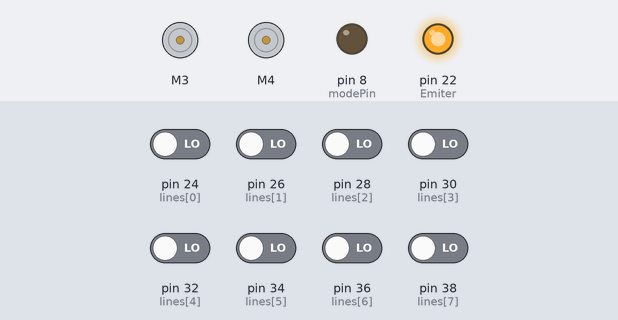
The sketch below on a simulated Arduino Mega 2560, built with avr-gcc and run on an emulated ATmega2560. Shown: 2 × DC motor (green arrow = forward, orange = backward, longer = faster), output pins drawn as LEDs (lit = HIGH). The inputs (shaded band) are chosen by the test bench; at power-on: pin 24 (lines[0]), pin 26 (lines[1]), pin 28 (lines[2]), pin 30 (lines[3]), pin 32 (lines[4]), pin 34 (lines[5]), pin 36 (lines[6]), pin 38 (lines[7]) LOW. What the sketch prints to the serial monitor is not drawn.

Above: at 1.8 s.
1.9 s: pin 36 (lines[6]) driven HIGH
At 3.0 s:
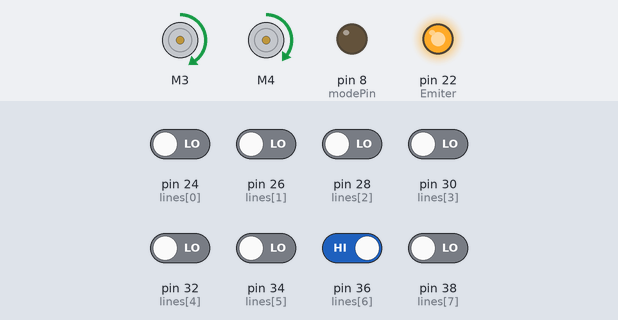
3.5 s: pin 38 (lines[7]) driven HIGH
At 4.3 s:
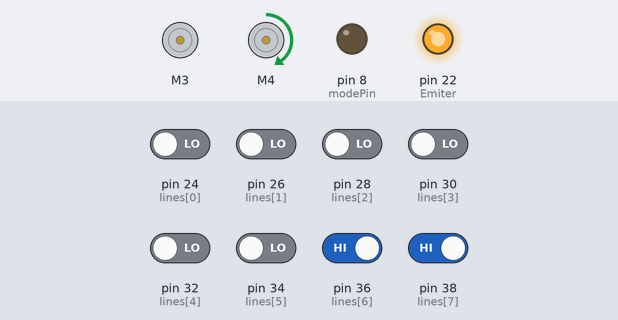
5.0 s: pin 38 (lines[7]) driven LOW
At 5.5 s:
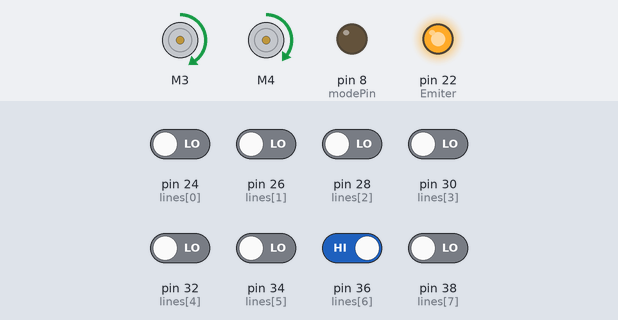
6.5 s: pin 24 (lines[0]) driven HIGH and pin 26 (lines[1]) driven HIGH and pin 28 (lines[2]) driven HIGH and pin 30 (lines[3]) driven HIGH and pin 32 (lines[4]) driven HIGH
At 6.8 s:
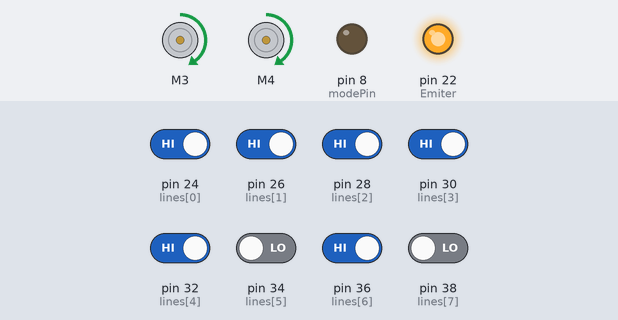
8.0 s: pin 30 (lines[3]) driven LOW
At 9.2 s:
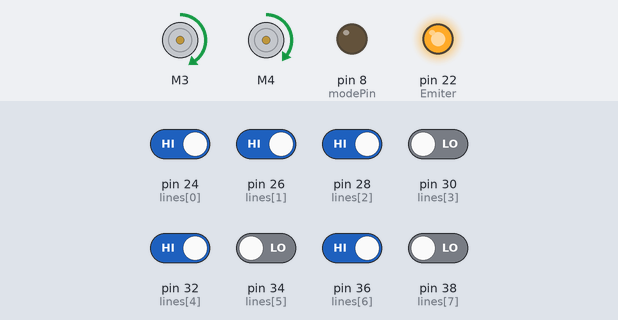
Timing chart, 0 to 10.5 s (numbered marks = the images above; inputs shaded):
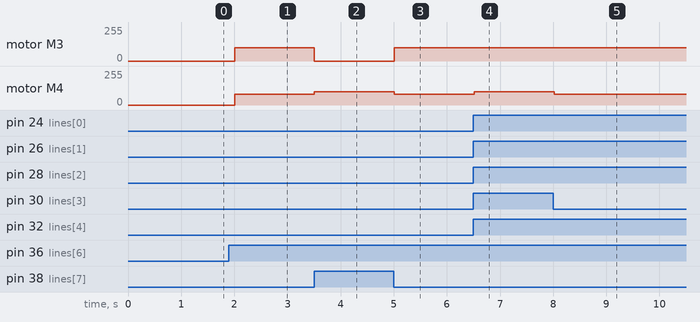

The sketch:

line_follower_v1.ino
```cpp
#include <AFMotor.h>

AF_DCMotor motorA(3);  // Motor connected to M1 port on HW130 motor shield
AF_DCMotor motorB(4);  // Motor connected to M2 port on HW130 motor shield

const unsigned int Emiter = 22;
const unsigned int lines[] = {24, 26, 28, 30, 32, 34, 36, 38};
const unsigned int numLines = sizeof(lines) / sizeof(lines[0]);

int modePin = 8;

void setup() {
  Serial.begin(9600);
  pinMode(Emiter, OUTPUT);
  digitalWrite(Emiter, HIGH);

  for (unsigned int i = 0; i < numLines; i++) {
    pinMode(lines[i], INPUT);
  }

  pinMode(modePin, OUTPUT);
}

void loop() {
  int values[numLines];

  for (unsigned int i = 0; i < numLines; i++) {
    values[i] = digitalRead(lines[i]);
    Serial.print(values[i]);
    Serial.print(" ");
  }

  Serial.println();

  // Proses pembacaan sensor dan kontrol motor
  lineFollower(values);

  delay(500);
}

void lineFollower(int sensorValues[]) {
  // Logika kontrol motor berdasarkan pembacaan sensor
  if (sensorValues[3] == HIGH && sensorValues[4] == HIGH) {
    // Jika kedua sensor tengah terdeteksi, maju lurus
    motorA.setSpeed(100);
    motorB.setSpeed(100);
    motorA.run(FORWARD);
    motorB.run(FORWARD);
  } else if (sensorValues[7] == HIGH) {
    // Jika sensor paling kiri terdeteksi, belok ke kiri
    motorA.setSpeed(0);
    motorB.setSpeed(100);
    motorA.run(RELEASE);
    motorB.run(FORWARD);
  } else if (sensorValues[6] == HIGH) {
    // Jika sensor sebelah kiri sedikit terdeteksi, belok sedikit ke kiri
    motorA.setSpeed(100);
    motorB.setSpeed(80);
    motorA.run(FORWARD);
    motorB.run(FORWARD);
  } // Add more conditions as needed

  // Print kecepatan motor ke Serial Monitor
  Serial.print("Motor Speed A: ");
  // Serial.print(motorA.readSpeed());
  Serial.print(", Motor Speed B: ");
  // Serial.println(motorB.readSpeed());
}
```

Measured:
- after the input at 1.9 s, motor M3: stopped → forward 100/255 after 0.10 s; motor M4: stopped → forward 80/255 after 0.10 s
- after the input at 3.5 s, motor M3: forward 100/255 → stopped at once; motor M4: forward 80/255 → forward 100/255 at once
- after the input at 5.0 s, motor M3: stopped → forward 100/255 at once; motor M4: forward 100/255 → forward 80/255 at once
- after the input at 6.5 s, motor M4: forward 80/255 → forward 100/255 at once
- after the input at 8.0 s, motor M4: forward 100/255 → forward 80/255 at once
